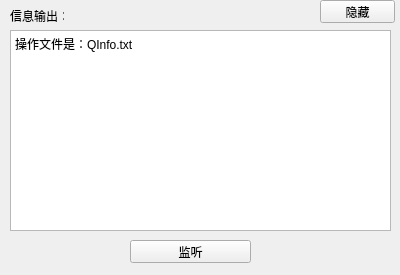
<?xml version="1.0" encoding="UTF-8"?>
<ui version="4.0">
 <class>Widget</class>
 <widget class="QWidget" name="Widget">
  <property name="geometry">
   <rect>
    <x>0</x>
    <y>0</y>
    <width>400</width>
    <height>275</height>
   </rect>
  </property>
  <property name="minimumSize">
   <size>
    <width>400</width>
    <height>275</height>
   </size>
  </property>
  <property name="maximumSize">
   <size>
    <width>400</width>
    <height>275</height>
   </size>
  </property>
  <property name="windowTitle">
   <string>每天更新文件器</string>
  </property>
  <widget class="QTextEdit" name="textEdit">
   <property name="geometry">
    <rect>
     <x>10</x>
     <y>30</y>
     <width>381</width>
     <height>201</height>
    </rect>
   </property>
   <property name="readOnly">
    <bool>true</bool>
   </property>
   <property name="html">
    <string>&lt;!DOCTYPE HTML PUBLIC &quot;-//W3C//DTD HTML 4.0//EN&quot; &quot;http://www.w3.org/TR/REC-html40/strict.dtd&quot;&gt;
&lt;html&gt;&lt;head&gt;&lt;meta name=&quot;qrichtext&quot; content=&quot;1&quot; /&gt;&lt;style type=&quot;text/css&quot;&gt;
p, li { white-space: pre-wrap; }
&lt;/style&gt;&lt;/head&gt;&lt;body style=&quot; font-family:'SimSun'; font-size:9pt; font-weight:400; font-style:normal;&quot;&gt;
&lt;p style=&quot; margin-top:0px; margin-bottom:0px; margin-left:0px; margin-right:0px; -qt-block-indent:0; text-indent:0px;&quot;&gt;操作文件是：QInfo.txt&lt;/p&gt;
&lt;p style=&quot;-qt-paragraph-type:empty; margin-top:0px; margin-bottom:0px; margin-left:0px; margin-right:0px; -qt-block-indent:0; text-indent:0px;&quot;&gt;&lt;br /&gt;&lt;/p&gt;&lt;/body&gt;&lt;/html&gt;</string>
   </property>
  </widget>
  <widget class="QLabel" name="label">
   <property name="geometry">
    <rect>
     <x>10</x>
     <y>10</y>
     <width>54</width>
     <height>12</height>
    </rect>
   </property>
   <property name="text">
    <string>信息输出：</string>
   </property>
  </widget>
  <widget class="QPushButton" name="pushButton">
   <property name="geometry">
    <rect>
     <x>130</x>
     <y>240</y>
     <width>121</width>
     <height>23</height>
    </rect>
   </property>
   <property name="text">
    <string>监听</string>
   </property>
  </widget>
  <widget class="QPushButton" name="pushButton_2">
   <property name="geometry">
    <rect>
     <x>320</x>
     <y>0</y>
     <width>75</width>
     <height>23</height>
    </rect>
   </property>
   <property name="text">
    <string>隐藏</string>
   </property>
  </widget>
 </widget>
 <layoutdefault spacing="6" margin="11"/>
 <resources/>
 <connections/>
</ui>
